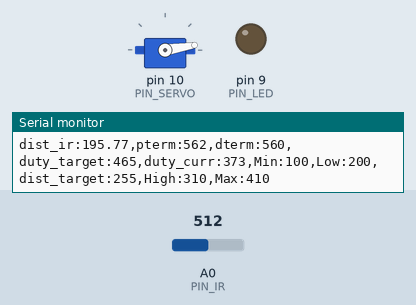
A sketch run on a simulated Arduino Uno, built with avr-gcc and run on an emulated ATmega328P. Shown: servo, output pins drawn as LEDs (lit = HIGH), the last lines printed to the serial monitor. Inputs (shaded band) come from the test bench; at power-on: A0 (PIN_IR) = 512.

Above: at 1.2 s.
1.3 s: A0 (PIN_IR) set to 900
At 4.0 s:
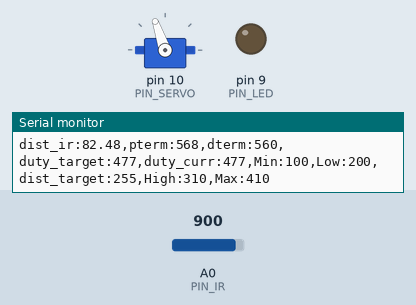
4.3 s: A0 (PIN_IR) set to 122
At 5.2 s:
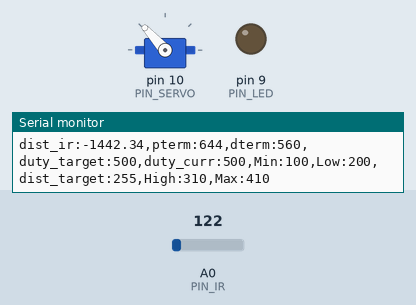
6.2 s: A0 (PIN_IR) set to 0
Timing chart, 0 to 9.2 s (numbered marks = the images above; inputs shaded):
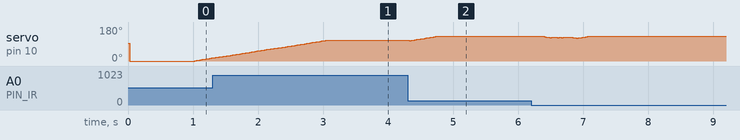

The sketch:

26P14_20203128.ino
```cpp
#include <Servo.h>

/////////////////////////////
// Configurable parameters //
/////////////////////////////

// Arduino pin assignment
#define PIN_LED 9
#define PIN_SERVO 10
#define PIN_IR A0

// Framework setting
#define _DIST_TARGET 255
#define _DIST_MIN 100
#define _DIST_MAX 410

// Distance sensor
#define _DIST_ALPHA 0.3

// Servo range
#define _DUTY_MIN 1100
#define _DUTY_NEU 1500
#define _DUTY_MAX 1900

// Servo speed control
#define _SERVO_ANGLE 30
#define _SERVO_SPEED 30

// Event periods
#define _INTERVAL_DIST 20
#define _INTERVAL_SERVO 20
#define _INTERVAL_SERIAL 100

// PID parameters
#define _KP 1
#define _KD 15


//////////////////////
// global variables //
//////////////////////

float dist_min, dist_max, dist_raw, dist_cali;
// Servo instance
Servo myservo;

//filter
#define LENGTH 30
#define k_LENGTH 8
#define Horizontal_Angle 2160
#define Max_Variable_Angle 100

//ema
#define _DIST_ALPHA 0.35;

int a, b; // unit: mm
int correction_dist, iter;
float dist_list[LENGTH], sum, dist_ema, alpha;

// Distance sensor
float dist_target; // location to send the ball

// global variables
const float coE[] = {-0.0000059, 0.0029759, 0.7501393, 42.6618993};

// Event periods
unsigned long last_sampling_time_dist, last_sampling_time_servo, last_sampling_time_serial;
bool event_dist, event_servo, event_serial;

// Servo speed control
int duty_chg_per_interval;
int duty_target, duty_curr;

// PID variables
float error_curr, error_prev, control, pterm, dterm, iterm;

float filtered_dist;
float samples_num = 3;

void setup() {
  // initialize GPIO pins for LED and attach servo
  pinMode(PIN_LED,OUTPUT);
  myservo.attach(PIN_SERVO);
  a = 68;
  b = 245;
  correction_dist = 0;
  error_prev = 0;
  iter = 0; sum = 0;
  alpha = _DIST_ALPHA;

  // initialize global variables
  dist_min = _DIST_MIN;
  dist_max = _DIST_MAX;
  dist_target = _DIST_TARGET;
  last_sampling_time_dist = last_sampling_time_servo = last_sampling_time_serial = 0;
  event_dist = event_servo = event_serial = false;

  // move servo to neutral position
  myservo.writeMicroseconds(_DUTY_NEU);

  // initialize serial port
  Serial.begin(57600);

  // convert angle speed into duty change per interval.
  duty_chg_per_interval = (_DUTY_MAX - _DUTY_MIN) * ((float)_SERVO_SPEED / _SERVO_ANGLE) * ((float)_INTERVAL_SERVO / 1000);
}

void loop() {
/////////////////////
// Event generator //
/////////////////////
  unsigned long time_curr = millis();
  if(time_curr >= last_sampling_time_dist + _INTERVAL_DIST) {
        last_sampling_time_dist += _INTERVAL_DIST;
        event_dist = true;
  }
  if(time_curr >= last_sampling_time_servo + _INTERVAL_SERVO) {
        last_sampling_time_servo += _INTERVAL_SERVO;
        event_servo = true;
  }
  if(time_curr >= last_sampling_time_serial + _INTERVAL_SERIAL) {
        last_sampling_time_serial += _INTERVAL_SERIAL;
        event_serial = true;
  }

////////////////////
// Event handlers //
////////////////////

  if(event_dist) {
    event_dist = false;
  // get a distance reading from the distance sensor
    float x = ir_distence_filter();
    dist_raw = coE[0] * pow(x, 3) + coE[1] * pow(x, 2) + coE[2] * x + coE[3];

  // PID control logic
    error_curr = _DIST_TARGET - dist_raw;
    pterm = _KP * error_curr;
    dterm = _KD * (error_curr - error_prev);
    control = pterm + dterm;

  // duty_target = f(duty_neutral, control)
    duty_target = _DUTY_NEU + control;

  // keep duty_target value within the range of [_DUTY_MIN, _DUTY_MAX]
    if (duty_target > _DUTY_MAX) duty_target = _DUTY_MAX;
    else if (duty_target < _DUTY_MIN) duty_target = _DUTY_MIN;

    error_prev = error_curr;

    last_sampling_time_dist = millis();

  }

  if(event_servo) {
    event_servo = false;
    // adjust duty_curr toward duty_target by duty_chg_per_interval
    if (duty_target > duty_curr) {
      duty_curr += duty_chg_per_interval;
      if(duty_curr > duty_target) duty_curr = duty_target;
    }
    else {
      duty_curr -= duty_chg_per_interval;
      if(duty_curr < duty_target) duty_curr = duty_target;
    }
    // update servo position
    myservo.writeMicroseconds(duty_curr);
    last_sampling_time_servo = millis();
  }

  if(event_serial) {
    event_serial = false;
    Serial.print("dist_ir:");
    Serial.print(dist_raw);
    Serial.print(",pterm:");
    Serial.print(map(pterm,-1000,1000,510,610));
    Serial.print(",dterm:");
    Serial.print(map(dterm,-1000,1000,510,610));
    Serial.print(",duty_target:");
    Serial.print(map(duty_target,1000,2000,410,510));
    Serial.print(",duty_curr:");
    Serial.print(map(duty_curr,1000,2000,410,510));
    Serial.println(",Min:100,Low:200,dist_target:255,High:310,Max:410");
    last_sampling_time_serial = millis();
  }
}

float ir_distance(void){ // return value unit: mm
  float val;
  float volt = float(analogRead(PIN_IR));
  val = ((6762.0/(volt-9.0))-4.0) * 10.0;
  return val;
}

float ir_distence_filter() {
  sum = 0;
  iter = 0;
  while (iter < LENGTH)
  {
    dist_list[iter] = 100 + 300.0 / (b - a) * (ir_distance() - a);
    sum += dist_list[iter];
    iter++;
  }

  for (int i = 0; i < LENGTH-1; i++){
    for (int j = i+1; j < LENGTH; j++){
      if (dist_list[i] > dist_list[j]) {
        float tmp = dist_list[i];
        dist_list[i] = dist_list[j];
        dist_list[j] = tmp;
      }
    }
  }

  for (int i = 0; i < k_LENGTH; i++) {
    sum -= dist_list[i];
  }
  for (int i = 1; i <= k_LENGTH; i++) {
    sum -= dist_list[LENGTH-i];
  }

  dist_cali = sum/(LENGTH-2*k_LENGTH);

  // eam 필터 추가
  dist_ema = alpha*dist_cali + (1-alpha)*dist_ema;

  return dist_ema;
}
```
